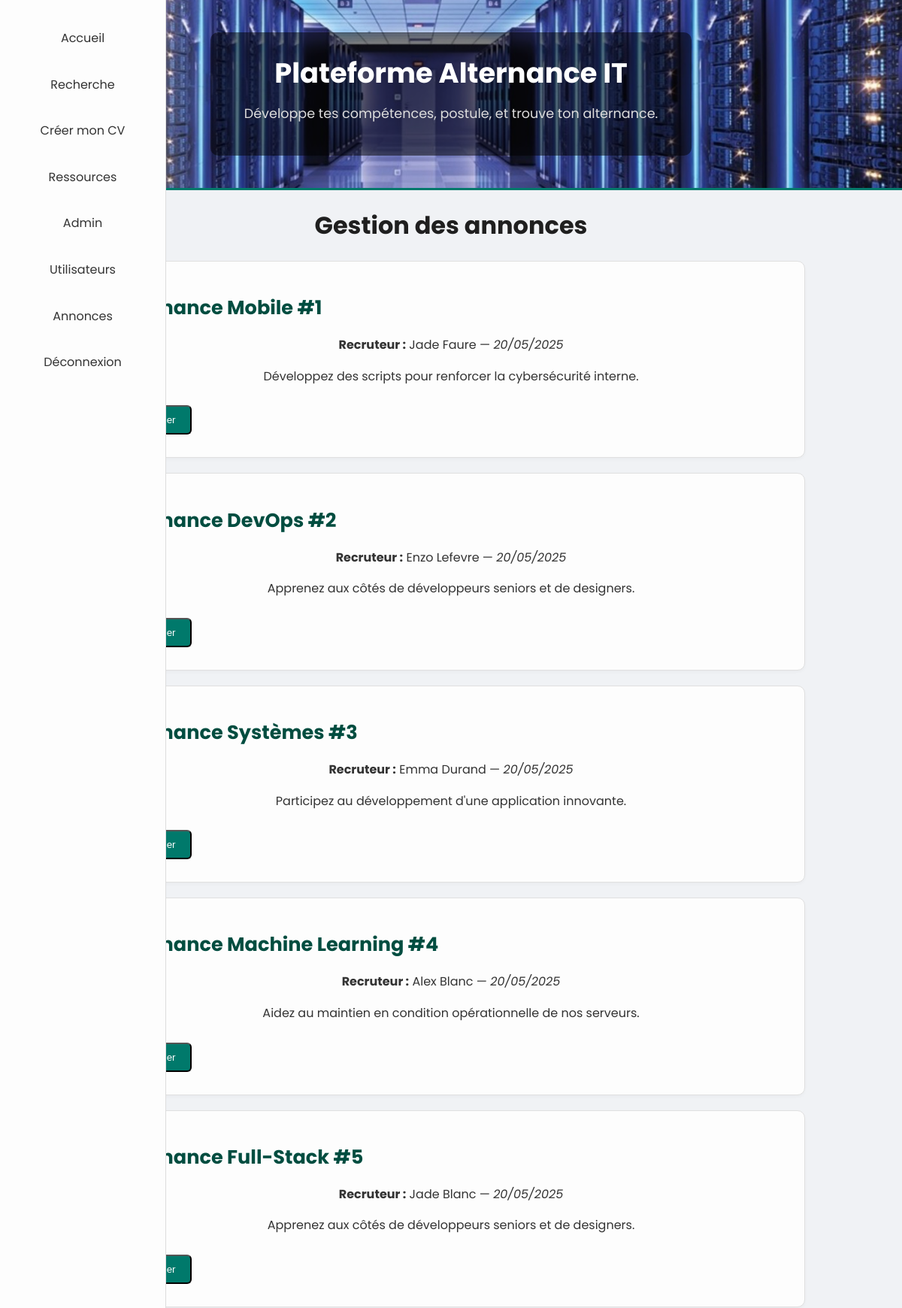
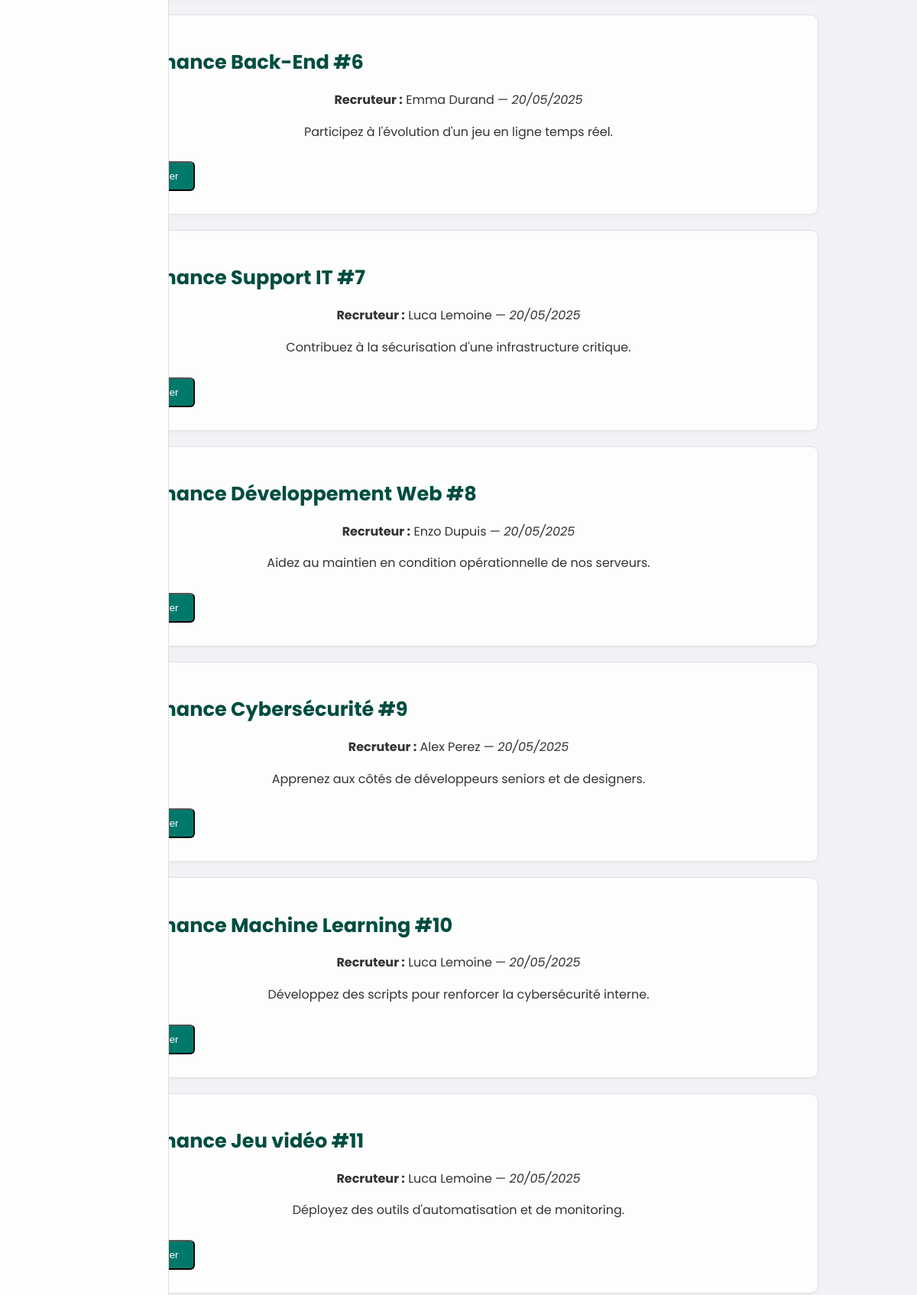
The app's page /admin/annonces.php (signed in, upper part) with its own data (2 pictures, top to bottom).
### tables this page shows
CREATE TABLE `annonces` (
  `id` int(11) NOT NULL,
  `recruteur_id` int(11) NOT NULL,
  `titre` varchar(150) NOT NULL,
  `description` text NOT NULL,
  `date_publication` timestamp NOT NULL DEFAULT current_timestamp()
);

CREATE TABLE `utilisateurs` (
  `id` int(11) NOT NULL,
  `nom` varchar(100) NOT NULL,
  `email` varchar(150) NOT NULL,
  `mot_de_passe` varchar(255) NOT NULL,
  `role` enum('candidat','recruteur','admin') NOT NULL,
  `date_creation` timestamp NOT NULL DEFAULT current_timestamp()
);

### admin/annonces.php (the view, shortened to what this page needs)
<?php
require_once("../includes/config.php");
$annonces = $pdo->query("
    SELECT a.id, a.titre, a.description, a.date_publication, u.nom AS recruteur
    FROM annonces a
    JOIN utilisateurs u ON a.recruteur_id = u.id
    ORDER BY a.date_publication DESC
")->fetchAll();
include("../includes/header.php");
?>
<h1>Gestion des annonces</h1>
<?php foreach ($annonces as $a): ?>
    <div class="project">
        <h2><?= htmlspecialchars($a["titre"]) ?></h2>
        <p><strong>Recruteur :</strong> <?= htmlspecialchars($a["recruteur"]) ?> — <em><?= date("d/m/Y", strtotime($a["date_publication"])) ?></em></p>
        <p><?= nl2br(htmlspecialchars($a["description"])) ?></p>
        <form method="post" onsubmit="return confirm('Supprimer cette annonce ?')">
            <button class="btn-contact" type="submit">Supprimer</button>
        </form>
    </div>
<?php endforeach; ?>
<?php include("../includes/footer.php"); ?>

### assets/style.css (style rules this page uses)
body { margin: 0; font-family: 'Poppins', sans-serif; background-color: #f0f2f5; color: #1f1f1f; line-height: 1.6; }
h1, p { text-align: center !important; }
.presentation-box, .shortcut-box, .project, .skill-box, .form-container, .cv-section { background-color: #fdfdfd; border: 1px solid #e0e0e0; border-radius: 10px; padding: 20px; margin: 20px auto; color: #333; box-shadow: 0 2px 4px rgba(0,0,0,0.03); max-width: 900px; }
.presentation-box h2, .shortcut-box h3, .project h2, .cv-section h3 { color: #004d40; font-size: 1.6rem; margin-bottom: 10px; }
.project p, .project ul, .cv-section p { font-size: 1rem; line-height: 1.6; }
.btn-contact { display: inline-block; padding: 10px 20px; margin: 10px auto; background-color: #00796b; color: white; font-weight: 500; text-align: center; border-radius: 6px; transition: background-color 0.3s ease, transform 0.2s; text-decoration: none; }

### records on screen
annonces: titre "Alternance Mobile #1", recruteur.nom "Jade Faure", date_publication "20/05/2025", description "Développez des scripts pour renforcer la cybersécurité interne."
annonces: titre "Alternance DevOps #2", recruteur.nom "Enzo Lefevre", date_publication "20/05/2025", description "Apprenez aux côtés de développeurs seniors et de designers."
annonces: titre "Alternance Systèmes #3", recruteur.nom "Emma Durand", date_publication "20/05/2025", description "Participez au développement d'une application innovante."
annonces: titre "Alternance Machine Learning #4", recruteur.nom "Alex Blanc", date_publication "20/05/2025", description "Aidez au maintien en condition opérationnelle de nos serveurs."
annonces: titre "Alternance Full-Stack #5", recruteur.nom "Jade Blanc", date_publication "20/05/2025", description "Apprenez aux côtés de développeurs seniors et de designers."
annonces: titre "Alternance Back-End #6", recruteur.nom "Emma Durand", date_publication "20/05/2025", description "Participez à l'évolution d'un jeu en ligne temps réel."
annonces: titre "Alternance Support IT #7", recruteur.nom "Luca Lemoine", date_publication "20/05/2025", description "Contribuez à la sécurisation d'une infrastructure critique."
annonces: titre "Alternance Développement Web #8", recruteur.nom "Enzo Dupuis", date_publication "20/05/2025", description "Aidez au maintien en condition opérationnelle de nos serveurs."
annonces: titre "Alternance Cybersécurité #9", recruteur.nom "Alex Perez", date_publication "20/05/2025", description "Apprenez aux côtés de développeurs seniors et de designers."
annonces: titre "Alternance Machine Learning #10", recruteur.nom "Luca Lemoine", date_publication "20/05/2025", description "Développez des scripts pour renforcer la cybersécurité interne."
annonces: titre "Alternance Jeu vidéo #11", recruteur.nom "Luca Lemoine", date_publication "20/05/2025", description "Déployez des outils d'automatisation et de monitoring."
